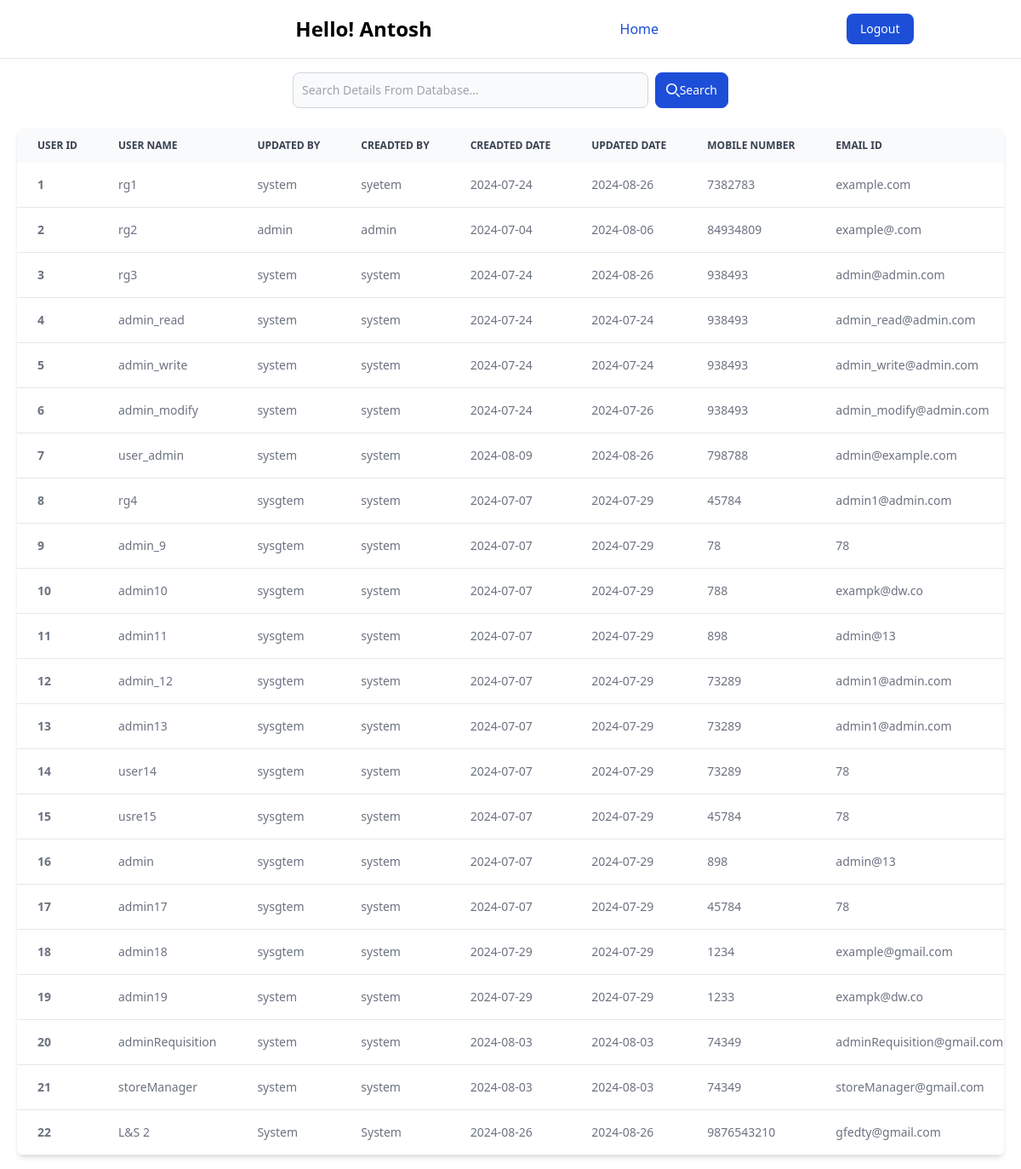
Page /User/user_report.php (signed in) on the committed database.
### tables this page shows
CREATE TABLE `user_report` (
  `user_id` int NOT NULL AUTO_INCREMENT,
  `user_name` varchar(50) NOT NULL,
  `updataed_by` varchar(50) NOT NULL,
  `createdBy` varchar(50) NOT NULL,
  `created_date` date NOT NULL,
  `updated_date` date NOT NULL,
  `mobile_number` bigint NOT NULL,
  `email_id` varchar(50) NOT NULL,
  `person_id` int NOT NULL,
  `password` varchar(45) DEFAULT NULL,
  `start_date` date DEFAULT NULL,
  `end_date` date DEFAULT NULL,
  `role` varchar(45) DEFAULT NULL,
  PRIMARY KEY (`user_id`),
  UNIQUE KEY `user_id_UNIQUE` (`user_id`),
  UNIQUE KEY `user_name_UNIQUE` (`user_name`)
);

### User/user_report.php (the view, shortened to what this page needs)
<?php
$conn = mysqli_connect(
    "localhost",
    "root",
    "root",
    "daily_txn_book"
);
$sql = "SELECT * FROM daily_txn_book.user_report;";
$result = mysqli_query($conn, $sql);
?>
<!DOCTYPE html>
<html lang="en">
<head>
    <link href="https://cdn.jsdelivr.net/npm/tailwindcss@2.0.4/dist/tailwind.min.css" rel="stylesheet">
</head>
<body class="">
    <div>
        <nav class="bg-white dark:bg-gray-900  w-full z-20 top-0 start-0 border-b border-gray-200 dark:border-gray-600">
            <div class="max-w-screen-xl flex flex-wrap items-center justify-around mx-auto p-4">
                <span class="self-center text-2xl font-semibold whitespace-nowrap dark:text-white">
                    Hello! <?php echo $_SESSION["username"] ?></span>
                <div class="flex md:order-2 space-x-3 md:space-x-0 rtl:space-x-reverse">
                    <a href="../logout.php" type="button"
                        class="text-white bg-blue-700 hover:bg-blue-800 focus:ring-4 focus:outline-none focus:ring-blue-300 font-medium rounded-lg text-sm px-4 py-2 text-center dark:bg-blue-600 dark:hover:bg-blue-700 dark:focus:ring-blue-800">Logout</a>
                </div>
                <div class="items-center justify-between hidden w-full md:flex md:w-auto md:order-1" id="navbar-sticky">
                    <ul
                        class="flex flex-col p-4 md:p-0 mt-4 font-medium border border-gray-100 rounded-lg bg-gray-50 md:space-x-8 rtl:space-x-reverse md:flex-row md:mt-0 md:border-0 md:bg-white dark:bg-gray-800 md:dark:bg-gray-900 dark:border-gray-700">
                        <li>
                            <a href="../testdash.php"
                                class="block py-2 px-3 text-white bg-blue-700 rounded md:bg-transparent md:text-blue-700 md:p-0 md:dark:text-blue-500"
                                aria-current="page">Home</a>
                    </ul>
                </div>
            </div>
        </nav>
    </div>
    <div>
        <form class="flex items-center  max-w-lg mx-auto mt-4" method="POST">
            <div class="relative w-full mr-2">
                <input type="text" id="voice-search" name="search_query"
                    class="bg-gray-50 border border-gray-300 text-gray-900 text-sm rounded-lg focus:ring-blue-500 focus:border-blue-500 block w-full ps-10 p-2.5  dark:bg-gray-700 dark:border-gray-600 dark:placeholder-gray-400 dark:text-white dark:focus:ring-blue-500 dark:focus:border-blue-500"
                    placeholder="Search Details From Database..." required />
            </div>
            <button type="submit" name="search"
                class="inline-flex items-center py-2.5 px-3 ms-2 text-sm font-medium text-white bg-blue-700 rounded-lg border border-blue-700 hover:bg-blue-800 focus:ring-4 focus:outline-none focus:ring-blue-300 dark:bg-blue-600 dark:hover:bg-blue-700 dark:focus:ring-blue-800">
                <svg class="w-4 h-4 me-2" aria-hidden="true" xmlns="http://www.w3.org/2000/svg" fill="none"
                    viewBox="0 0 20 20">
                    <path stroke="currentColor" stroke-linecap="round" stroke-linejoin="round" stroke-width="2"
                        d="m19 19-4-4m0-7A7 7 0 1 1 1 8a7 7 0 0 1 14 0Z" />
                </svg>Search
            </button>
        </form>
    </div>
    <div class="relative overflow-x-auto shadow-md sm:rounded-lg mt-6 mb-4 mx-5">
        <table class=" text-sm text-left rtl:text-right whitespace-nowrap text-gray-500 dark:text-gray-400">
            <thead class=" text-xs text-gray-700 uppercase bg-gray-50 dark:bg-gray-700 dark:text-gray-400">
                <tr>
                    <th scope="col" class="px-6 py-3">
                        user id
                    </th>
                    <th scope="col" class="px-6 py-3">
                        user name
                    </th>
                    <th scope="col" class="px-6 py-3">
                        Updated By
                    </th>
                    <th scope="col" class="px-6 py-3">
                        creadted by
                    </th>
                    <th scope="col" class="px-6 py-3">
                        creadted date
                    </th>
                    <th scope="col" class="px-6 py-3">
                        updated date
                    </th>
                    <th scope="col" class="px-6 py-3">
                        mobile number
                    </th>
                    <th scope="col" class="px-6 py-3">
                        email id
                    </th>
                </tr>
            </thead>
            <tbody class="" id="rowAreaTbody">
                <?php
                while ($row = mysqli_fetch_assoc($result)) {
                    ?>
                    <tr class="bg-white border-b dark:bg-gray-800 dark:border-gray-700">
                        <th scope="row" class="px-6 py-4">
                            <?php echo $row['user_id'] ?>
                        </th>
                        <td class="px-6 py-4">
                            <?php echo $row['user_name'] ?>
                        </td>
                        <td class="px-6 py-4">
                            <?php echo $row['updataed_by'] ?>
                        </td>
                        <td class="px-6 py-4">
                            <?php echo $row['createdBy'] ?>
                        </td>
                        <td class="px-6 py-4">
                            <?php echo $row['created_date'] ?>
                        </td>
                        <td class="px-6 py-4">
                            <?php echo $row['updated_date'] ?>
                        </td>
                        <td class="px-6 py-4">
                            <?php echo $row['mobile_number'] ?>
                        </td>
                        <td class="px-6 py-4">
                            <?php echo $row['email_id'] ?>
                        </td>
                    </tr>
                    <?php
                }
                ?>
            </tbody>
        </table>
    </div>
</body>
</html>

### rows in the picture
user_report: user_id "1", user_name "rg1", updataed_by "system", createdBy "syetem", created_date "2024-07-24", updated_date "2024-08-26", mobile_number "7382783", email "example.com"
user_report: user_id "2", user_name "rg2", updataed_by "admin", createdBy "admin", created_date "2024-07-04", updated_date "2024-08-06", mobile_number "84934809", email "example@.com"
user_report: user_id "3", user_name "rg3", updataed_by "system", createdBy "system", created_date "2024-07-24", updated_date "2024-08-26", mobile_number "938493", email "admin@admin.com"
user_report: user_id "4", user_name "admin_read", updataed_by "system", createdBy "system", created_date "2024-07-24", updated_date "2024-07-24", mobile_number "938493", email "admin_read@admin.com"
user_report: user_id "5", user_name "admin_write", updataed_by "system", createdBy "system", created_date "2024-07-24", updated_date "2024-07-24", mobile_number "938493", email "admin_write@admin.com"
user_report: user_id "6", user_name "admin_modify", updataed_by "system", createdBy "system", created_date "2024-07-24", updated_date "2024-07-26", mobile_number "938493", email "admin_modify@admin.com"
user_report: user_id "7", user_name "user_admin", updataed_by "system", createdBy "system", created_date "2024-08-09", updated_date "2024-08-26", mobile_number "798788", email "admin@example.com"
user_report: user_id "8", user_name "rg4", updataed_by "sysgtem", createdBy "system", created_date "2024-07-07", updated_date "2024-07-29", mobile_number "45784", email "admin1@admin.com"
user_report: user_id "9", user_name "admin_9", updataed_by "sysgtem", createdBy "system", created_date "2024-07-07", updated_date "2024-07-29", mobile_number "78", email "78"
user_report: user_id "10", user_name "admin10", updataed_by "sysgtem", createdBy "system", created_date "2024-07-07", updated_date "2024-07-29", mobile_number "788", email "exampk@dw.co"
user_report: user_id "11", user_name "admin11", updataed_by "sysgtem", createdBy "system", created_date "2024-07-07", updated_date "2024-07-29", mobile_number "898", email "admin@13"
user_report: user_id "12", user_name "admin_12", updataed_by "sysgtem", createdBy "system", created_date "2024-07-07", updated_date "2024-07-29", mobile_number "73289", email "admin1@admin.com"
user_report: user_id "13", user_name "admin13", updataed_by "sysgtem", createdBy "system", created_date "2024-07-07", updated_date "2024-07-29", mobile_number "73289", email "admin1@admin.com"
user_report: user_id "14", user_name "user14", updataed_by "sysgtem", createdBy "system", created_date "2024-07-07", updated_date "2024-07-29", mobile_number "73289", email "78"
user_report: user_id "15", user_name "usre15", updataed_by "sysgtem", createdBy "system", created_date "2024-07-07", updated_date "2024-07-29", mobile_number "45784", email "78"
user_report: user_id "16", user_name "admin", updataed_by "sysgtem", createdBy "system", created_date "2024-07-07", updated_date "2024-07-29", mobile_number "898", email "admin@13"
user_report: user_id "17", user_name "admin17", updataed_by "sysgtem", createdBy "system", created_date "2024-07-07", updated_date "2024-07-29", mobile_number "45784", email "78"
user_report: user_id "18", user_name "admin18", updataed_by "sysgtem", createdBy "system", created_date "2024-07-29", updated_date "2024-07-29", mobile_number "1234", email "example@gmail.com"
user_report: user_id "19", user_name "admin19", updataed_by "system", createdBy "system", created_date "2024-07-29", updated_date "2024-07-29", mobile_number "1233", email "exampk@dw.co"
user_report: user_id "20", user_name "adminRequisition", updataed_by "system", createdBy "system", created_date "2024-08-03", updated_date "2024-08-03", mobile_number "74349", email "adminRequisition@gmail.com"
user_report: user_id "21", user_name "storeManager", updataed_by "system", createdBy "system", created_date "2024-08-03", updated_date "2024-08-03", mobile_number "74349", email "storeManager@gmail.com"
user_report: user_id "22", user_name "L&S 2", updataed_by "System", createdBy "System", created_date "2024-08-26", updated_date "2024-08-26", mobile_number "9876543210", email "gfedty@gmail.com"

### other values in the picture
$_SESSION["username"] "Antosh"
